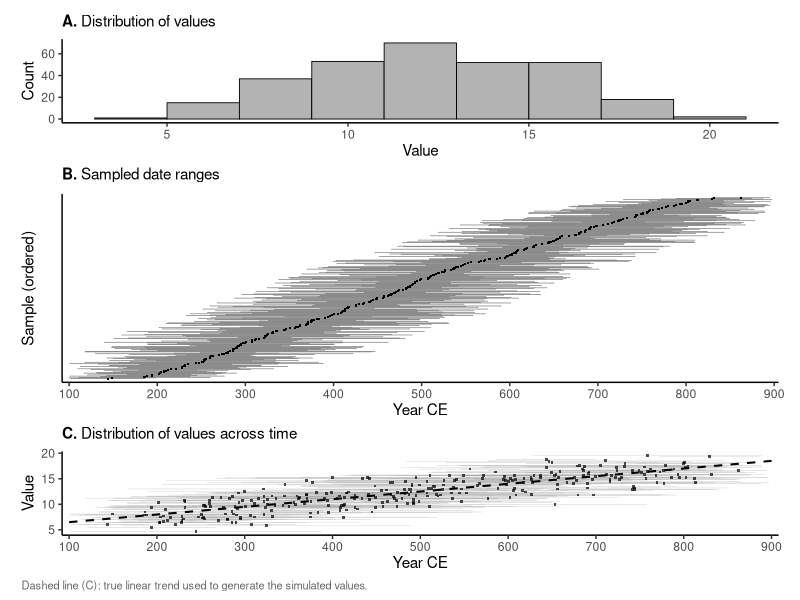

The R source for this figure:
library(here)
library(tidyverse)
library(patchwork)

sim_data     <- read_csv(here("Simulations", "Sim_Linear", "data", "simulated_data.csv"),
                         show_col_types = FALSE)
ground_truth <- read_csv(here("Simulations", "Sim_Linear", "data", "ground_truth.csv"),
                         show_col_types = FALSE)

sim_data <- sim_data %>%
  mutate(Midpoint = (Start_date + End_date) / 2) %>%
  arrange(Midpoint) %>%
  mutate(rank = row_number())

# ── Shared theme ─────────────────────────────────────────────────────────────

theme_panel <- theme_classic(base_size = 11) +
  theme(
    plot.title   = element_text(size = 11, face = "bold", hjust = 0),
    plot.margin  = margin(5, 10, 2, 10),
    axis.title.x = element_blank()
  )

# ── Panel A: Histogram of values ────────────────────────────────────────────

p_hist <- ggplot(sim_data, aes(x = Value)) +
  geom_histogram(binwidth = 2, fill = "grey70", colour = "black",
                 linewidth = 0.3) +
  labs(
    title = expression(bold("A.") ~ "Distribution of values"),
    y = "Count"
  ) +
  theme_panel +
  theme(axis.title.x = element_text())

# ── Panel B: Duration bars sorted by midpoint ───────────────────────────────

sim_data <- sim_data %>%
  mutate(rank_spaced = rank * 1.8)

tick_h <- 0.5

p_dur <- ggplot(sim_data, aes(y = rank_spaced)) +
  geom_segment(aes(x = Start_date, xend = End_date, yend = rank_spaced),
               linewidth = 0.2, colour = "grey40") +
  geom_segment(aes(x = Start_date, xend = Start_date,
                   y = rank_spaced - tick_h, yend = rank_spaced + tick_h),
               linewidth = 0.3, colour = "grey30") +
  geom_segment(aes(x = End_date, xend = End_date,
                   y = rank_spaced - tick_h, yend = rank_spaced + tick_h),
               linewidth = 0.3, colour = "grey30") +
  geom_point(aes(x = Midpoint), shape = 15, size = 0.35, colour = "black") +
  scale_x_continuous(breaks = seq(100, 900, 100), expand = c(0.01, 0)) +
  scale_y_continuous(expand = expansion(mult = 0.02)) +
  labs(
    title = expression(bold("B.") ~ "Sampled date ranges"),
    x = "Year CE",
    y = "Sample (ordered)"
  ) +
  theme_panel +
  theme(
    axis.title.x = element_text(),
    axis.text.y  = element_blank(),
    axis.ticks.y = element_blank()
  )

# ── Panel C: Value vs time with true trend ─────────────────────────────────

p_val <- ggplot(sim_data, aes(x = Midpoint, y = Value)) +
  geom_linerange(aes(xmin = Start_date, xmax = End_date),
                 linewidth = 0.15, colour = "grey60", alpha = 0.5) +
  geom_point(shape = 15, size = 0.6, colour = "black", alpha = 0.7) +
  geom_line(data = ground_truth, aes(x = Year, y = True_value),
            linewidth = 0.7, colour = "black", linetype = "dashed") +
  scale_x_continuous(breaks = seq(100, 900, 100), expand = c(0.01, 0)) +
  labs(
    title = expression(bold("C.") ~ "Distribution of values across time"),
    x = "Year CE",
    y = "Value"
  ) +
  theme_panel +
  theme(axis.title.x = element_text())

# ── Combine ──────────────────────────────────────────────────────────────────

p <- (p_hist / p_dur / p_val) +
  plot_layout(heights = c(0.8, 1.8, 0.8)) +
  plot_annotation(
    caption = "Dashed line (C): true linear trend used to generate the simulated values.",
    theme = theme(plot.caption = element_text(hjust = 0, size = 8, colour = "grey40"))
  )

ggsave(here("Simulations", "Sim_Linear", "figures", "exploratory_panel.png"), p,
       width = 6, height = 9, dpi = 300, bg = "white")

cat("Saved to", here("Simulations", "Sim_Linear", "figures", "exploratory_panel.png"), "\n")
